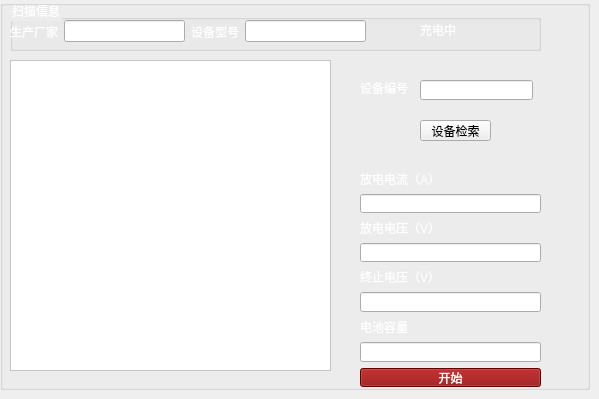
     <widget class="QWidget" name="tab_8">
      <attribute name="title">
       <string>放电</string>
      </attribute>
      <widget class="QGroupBox" name="groupBox_20">
       <property name="geometry">
        <rect>
         <x>0</x>
         <y>0</y>
         <width>590</width>
         <height>390</height>
        </rect>
       </property>
       <property name="styleSheet">
        <string notr="true">QGroupBox#groupBox_20{border-image: url(:/newPrefix/C:/Users/asus/Desktop/37b4a99c8b29264bbe3ada26c0f0b2f.png);}</string>
       </property>
       <property name="title">
        <string/>
       </property>
       <widget class="QGroupBox" name="groupBox_34">
        <property name="geometry">
         <rect>
          <x>10</x>
          <y>0</y>
          <width>531</width>
          <height>51</height>
         </rect>
        </property>
        <property name="styleSheet">
         <string notr="true">color: rgb(255, 255, 255);</string>
        </property>
        <property name="title">
         <string>扫描信息</string>
        </property>
        <widget class="QLabel" name="label_8">
         <property name="geometry">
          <rect>
           <x>410</x>
           <y>20</y>
           <width>71</width>
           <height>20</height>
          </rect>
         </property>
         <property name="styleSheet">
          <string notr="true">color: rgb(255, 255, 255);</string>
         </property>
         <property name="text">
          <string>充电中</string>
         </property>
        </widget>
        <widget class="QWidget" name="layoutWidget_5">
         <property name="geometry">
          <rect>
           <x>0</x>
           <y>20</y>
           <width>356</width>
           <height>23</height>
          </rect>
         </property>
         <layout class="QHBoxLayout" name="horizontalLayout_5">
          <item>
           <widget class="QLabel" name="label_104">
            <property name="styleSheet">
             <string notr="true">font: 6pt &quot;Agency FB&quot;;
font: 10pt &quot;Agency FB&quot;;
color: rgb(255, 255, 255);</string>
            </property>
            <property name="text">
             <string>生产厂家</string>
            </property>
           </widget>
          </item>
          <item>
           <widget class="QLineEdit" name="lineEdit_104"/>
          </item>
          <item>
           <widget class="QLabel" name="label_105">
            <property name="styleSheet">
             <string notr="true">font: 6pt &quot;Agency FB&quot;;
font: 10pt &quot;Agency FB&quot;;</string>
            </property>
            <property name="text">
             <string>设备型号</string>
            </property>
           </widget>
          </item>
          <item>
           <widget class="QLineEdit" name="lineEdit_105"/>
          </item>
         </layout>
        </widget>
       </widget>
       <widget class="QGraphicsView" name="F3_view_14">
        <property name="geometry">
         <rect>
          <x>10</x>
          <y>60</y>
          <width>321</width>
          <height>311</height>
         </rect>
        </property>
        <property name="styleSheet">
         <string notr="true">background-color: rgb(255, 255, 255);</string>
        </property>
       </widget>
       <widget class="QLineEdit" name="lineEdit_4">
        <property name="geometry">
         <rect>
          <x>420</x>
          <y>80</y>
          <width>113</width>
          <height>20</height>
         </rect>
        </property>
       </widget>
       <widget class="QLabel" name="label_9">
        <property name="geometry">
         <rect>
          <x>360</x>
          <y>80</y>
          <width>51</width>
          <height>16</height>
         </rect>
        </property>
        <property name="styleSheet">
         <string notr="true">color: rgb(255, 255, 255);
font: 11pt &quot;黑体&quot;;</string>
        </property>
        <property name="text">
         <string>设备编号</string>
        </property>
       </widget>
       <widget class="QPushButton" name="pushButton_4">
        <property name="geometry">
         <rect>
          <x>420</x>
          <y>120</y>
          <width>71</width>
          <height>21</height>
         </rect>
        </property>
        <property name="text">
         <string>设备检索</string>
        </property>
       </widget>
       <widget class="QWidget" name="layoutWidget_6">
        <property name="geometry">
         <rect>
          <x>360</x>
          <y>170</y>
          <width>181</width>
          <height>217</height>
         </rect>
        </property>
        <layout class="QVBoxLayout" name="verticalLayout_4">
         <item>
          <widget class="QLabel" name="label_112">
           <property name="styleSheet">
            <string notr="true">color: rgb(255, 255, 255);</string>
           </property>
           <property name="text">
            <string>放电电流（A）</string>
           </property>
          </widget>
         </item>
         <item>
          <widget class="QLineEdit" name="lineEdit_112">
           <property name="styleSheet">
            <string notr="true">

color: rgb(255, 255, 255);
border-color: rgb(255, 255, 255);</string>
           </property>
          </widget>
         </item>
         <item>
          <widget class="QLabel" name="label_113">
           <property name="styleSheet">
            <string notr="true">color: rgb(255, 255, 255);</string>
           </property>
           <property name="text">
            <string>放电电压（V）</string>
           </property>
          </widget>
         </item>
         <item>
          <widget class="QLineEdit" name="lineEdit_113">
           <property name="styleSheet">
            <string notr="true"/>
           </property>
          </widget>
         </item>
         <item>
          <widget class="QLabel" name="label_114">
           <property name="styleSheet">
            <string notr="true">color: rgb(255, 255, 255);</string>
           </property>
           <property name="text">
            <string>终止电压（V）</string>
           </property>
          </widget>
         </item>
         <item>
          <widget class="QLineEdit" name="lineEdit_114">
           <property name="styleSheet">
            <string notr="true"/>
           </property>
          </widget>
         </item>
         <item>
          <widget class="QLabel" name="label_115">
           <property name="styleSheet">
            <string notr="true">color: rgb(255, 255, 255);</string>
           </property>
           <property name="text">
            <string>电池容量</string>
           </property>
          </widget>
         </item>
         <item>
          <widget class="QLineEdit" name="lineEdit_115">
           <property name="styleSheet">
            <string notr="true"/>
           </property>
          </widget>
         </item>
         <item>
          <widget class="QPushButton" name="pushButton_36">
           <property name="styleSheet">
            <string notr="true">background-color: rgb(138, 0, 0);
color: rgb(255, 255, 255);</string>
           </property>
           <property name="text">
            <string>开始</string>
           </property>
          </widget>
         </item>
        </layout>
       </widget>
      </widget>
     </widget>
